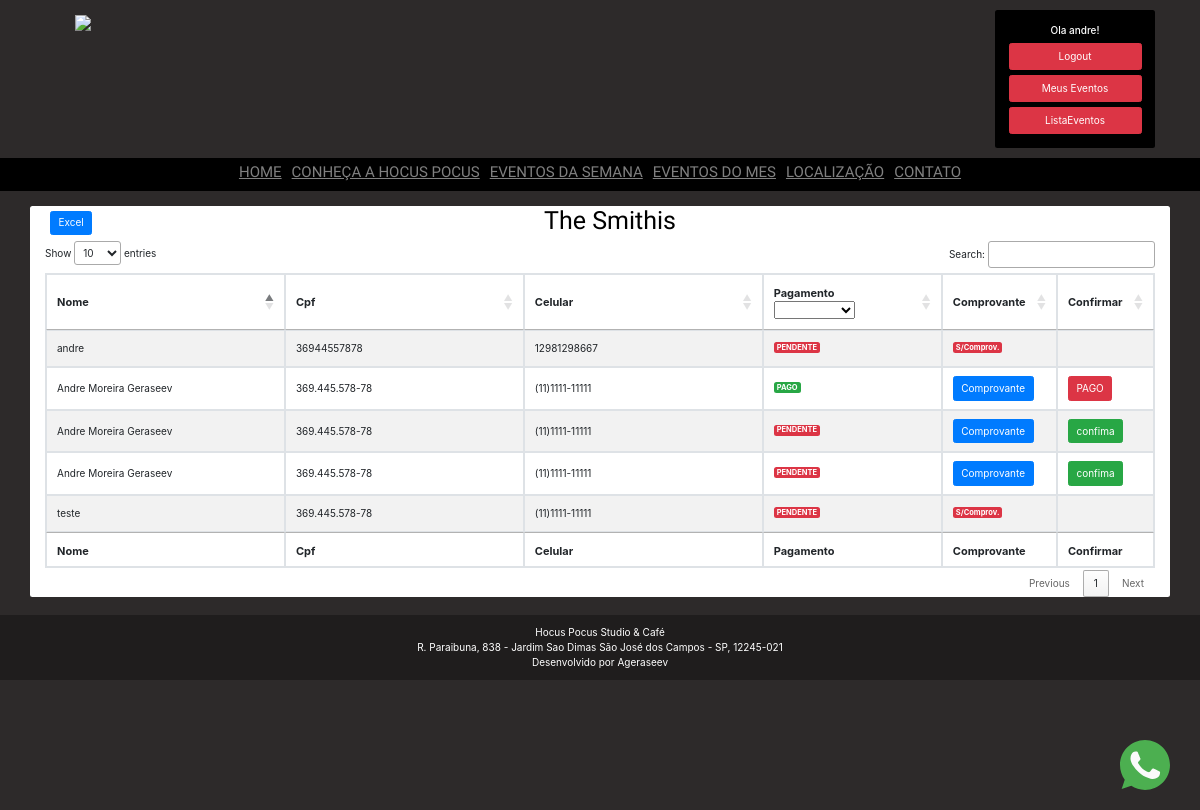
Screenshot of /lista/5 (signed in) with the database file from the repository.
### show/models.py (models this page shows, shortened)
class Show(models.Model):
    titulo_show = models.CharField(max_length=100, )
    descricao_show = models.TextField(max_length=2000)
    horario_do_show = models.CharField(max_length=100, null=True)
    data_do_show = models.DateField(null=True)
    banner = models.ImageField(upload_to='static/banners', blank=True)
    quadrado = models.ImageField(upload_to='static/banners', blank=True)
    valor = models.DecimalField(max_digits=10, decimal_places=2, blank=True, null= True )
    publicada = models.BooleanField(default=False)
    pix = models.BooleanField(default=False)
    chave_pix = models.CharField(max_length=200, blank=True, null=True)
    habilitar_link = models.BooleanField(default=False)
    link_ingreco = models.CharField(max_length=200, blank=True, null=True)
    created_at = models.DateTimeField(auto_now_add=True, blank=True, null=True)
    updated_at = models.DateTimeField(auto_now=True, blank=True, null=True)

class NomeLista(models.Model):
    sem_registro = models.ForeignKey(UsuarioSemRegistro, on_delete=models.CASCADE, blank=True, null= True)
    roqueiro = models.ForeignKey(Usuario, on_delete=models.CASCADE, blank=True, null= True)
    pagamento = models.BooleanField(default=False)
    comprovante = models.ImageField(upload_to='comprovantes', blank=True)
    lista_reserva = models.ForeignKey(Show, on_delete=models.CASCADE, blank=True, null= True,)
    entrou = models.BooleanField(default=False)
    created_at = models.DateTimeField(auto_now_add=True, blank=True, null=True)
    updated_at = models.DateTimeField(auto_now=True, blank=True, null=True)
    class Meta:
        unique_together = ('roqueiro', 'lista_reserva')
    def __str__(self):
        return str(self.roqueiro)

### usuario/models.py (models this page shows, shortened)
class Usuario(models.Model):
    usuario = models.OneToOneField(User, null=True, on_delete=models.CASCADE)
    cpf = models.CharField(max_length=11)
    celular = models.CharField(max_length=14)
    permicao_newslleters = models.BooleanField(default=True)
    def __str__(self):
        return str(self.usuario)

class UsuarioSemRegistro(models.Model):
    usuario_sem_registro = models.CharField(max_length=50)
    cpf_sem_registro = models.CharField(max_length=11)
    celular_sem_registro = models.CharField(max_length=12)
    email_sem_registro = models.EmailField(blank=True, null= True)
    senha_unica = models.CharField(max_length=12, blank=True, null= True)

### show/views.py (the view, shortened to what this page needs)
# urls.py: path('lista', lista, name='lista'),
def lista(request, id):
    if request.user.is_staff:
        if request.method == 'POST' and 'entrou' in request.POST:
            print(request.POST)
            id_nome_lista = request.POST['id']
            confirma_pagamento_entrada = NomeLista.objects.filter(id=id_nome_lista)
            if confirma_pagamento_entrada.filter(entrou='False'):
                confirma_pagamento_entrada.update(
                    entrou=True)
            else:
                confirma_pagamento_entrada.update(
                    entrou=False)
            pessoa = NomeLista.objects.filter(lista_reserva_id=id)
            show = Show.objects.filter(id=id)
            dados = {'pessoas': pessoa,
                     'show': show
                     }
            return render(request, 'lista.html', dados)
        else:
            print("lista GET")
            pessoa = NomeLista.objects.filter(lista_reserva_id=id)
            show = Show.objects.filter(id=id)
            print(pessoa, "Pessoa")
            dados = {'pessoas': pessoa,
                     'show': show
                     }
            return render(request, 'lista.html', dados)
    else:
        return redirect('home')

### templates/lista.html (shortened to what this page needs)
{% extends 'base2.html' %}
{% load static %}
{% block content %}
<body>
<link rel="stylesheet" href="https://cdn.datatables.net/1.10.2/css/jquery.dataTables.min.css">
{% for nome_na_lista in show %}
{% if not request.user.groups.all %}
<div class="container bg-white  rounded mt-4">
    <div class="row header" style="text-align:center;color:black">
        <div class="col-md-4 text-left m-2">
            <button id="export" class="btn btn-primary">Excel</button>
        </div>
        <h1 class="col-md-4 text-center " style="font-family: 'Chau Philomene One'">{{ nome_na_lista.titulo_show }}</h1>
    </div>
    <table id="example" class="table-responsive justify-content-center  table-striped table-bordered" width="100%" >
        <thead>
        <tr>
            <th width="20%">Nome</th>
            <th width="20%">Cpf</th>
            <th width="20%">Celular</th>
            <th width="15%">Pagamento</th>
            <th width="5%">Comprovante</th>
            <th width="5%">Confirmar</th>
        </tr>
        </thead>
        <tbody>
        {% for area in pessoas.all %}
            <tr>
                <td> {% if area.roqueiro == None %} {{ area.sem_registro.usuario_sem_registro }} {% else %}
                    {{ area.roqueiro.usuario }} {% endif %}
                </td>
                <td>{{ area.roqueiro.cpf }} {{ area.sem_registro.cpf_sem_registro }}</td>
                <td>{{ area.roqueiro.celular }} {{ area.sem_registro.celular_sem_registro }}</td>
                {% if area.pagamento %}
                    <td><label class="badge badge-success">PAGO</label></td>
                {% else %}
                    <td><label class="badge badge-danger">PENDENTE</label></td>
                {% endif %}
                {% if area.comprovante %}
                    <td><a href="{% url 'comprovante' %}/{{ area.id }}">
                        <button class="btn btn-primary"> Comprovante</button></a></td>
                {% else %}
                    <td><label class="badge badge-danger"> S/Comprov. </label></td>
                {% endif %}
                <form action="{{ area.lista_reserva.id }}" method="POST">
                    <td>
                        {% if area.comprovante %}
                        {% if area.pagamento %}
                        <button class="btn btn-danger" type="submit"> PAGO  </button>
                        {% else %}
                        <button class="btn btn-success" type="submit"> confima  </button>
                        {% endif %}
                        {% endif %}
                    </td>
                </form>
            </tr>
        {% endfor %}
        </tbody>
        <tfoot>
            <tr>
                <th>Nome</th>
                <th>Cpf</th>
                <th>Celular</th>
                <th>Pagamento</th>
                {% if not request.user.groups.all %}
                <th>Comprovante</th>
                <th>Confirmar</th>
                {% endif %}
            </tr>
        </tfoot>
    </table>
</div>
{% endif %}
{% endfor %}
{% endblock %}

### templates/partials/_navbar.html (shortened to what this page needs)
{% load static %}
<div class="container d-none d-lg-block align-items-center my-3">
    <div class="row ">
        <div class="col-8">
            <a class="navbar-brand pl-5" href="{% url 'home' %}"><img src="{% static 'LogoHocusHorizontal01.png' %}"
                                                                      class="img-fluid " width="800"></a>
        </div>
        <div class="col justify-content-center">
            <div class="card  float-right " style="width: 16rem; background-color:#000000">
                {% if user.is_authenticated %}
                <div class="card-body " style="background-color:#000000">
                    <h6 class="card-title text-center text-white mt3"> Ola {{ user.username }}! </h6>
                    <a class="nav-link btn  btn-danger mt-2" href="{% url 'logout' %}">Logout</a>
                    <a class="nav-link btn  btn-danger mt-2"
                       href="{% url 'dashboard' %}">Meus Eventos</a>
                    {% if request.user.is_staff %}
                    <a class="nav-link btn btn-danger mt-2" href="{% url 'listaevento' %}">ListaEventos</a>
                    {% endif %}
                </div>
                {% endif %}
            </div>
        </div>
    </div>
</div>
{% if user.is_authenticated %}
<nav class=" navbar-expand-lg navbar-dark   " style="background-color:#000000">
        {% endif %}
        <div class="container ">
            <div class="collapse navbar-collapse justify-content-center" id="navbarNavDropdown">
                <ul class="navbar-nav ">
                    <li class="nav-item  ">
                        <a class="nav-link" style="font-family: 'Chau Philomene One'" href="/"><h4><u>HOME</u></h4></a>
                    </li>
                    <li class="nav-item  ">
                        <a class="nav-link" style="font-family: 'Chau Philomene One'" href="{% url 'hocus' %}"><h4><u>CONHEÇA A HOCUS POCUS</u></h4><span class="sr-only">(current)</span></a>
                    </li>
                    <li class="nav-item">
                        <a class="nav-link" style="font-family: 'Chau Philomene One'" href="{% url 'home' %}#eventosdasemana"><h4><u>EVENTOS DA SEMANA</u></h4></a>
                    </li>
                    <li class="nav-item">
                        <a class="nav-link" style="font-family: 'Chau Philomene One'" href="{% url 'home' %}#eventosdomes"><h4><u>EVENTOS DO MES</u></h4></a>
                    </li>
                    <li class="nav-item">
                        <a class="nav-link" style="font-family: 'Chau Philomene One'" href="{% url 'home' %}#localizacao"><h4><u>LOCALIZAÇÃO</u>
                        </h4></a>
                    </li>
                    <li class="nav-item">
                        <a class="nav-link" style="font-family: 'Chau Philomene One'" href="{% url 'home' %}#contatos"><h4><u>CONTATO</u></h4>
                        </a>
                    </li>
                </ul>
            </div>
        </div>
    </nav>

### static/css/footer.css (style rules this page uses)
html, body { height: 100%; margin: 0; }

### templates/base2.html (style rules this page uses)
html, body { height: 100%; margin: 0; }
html { scroll-behavior: smooth; }

### templates/lista.html (style rules this page uses)
html { font-size: 10px; }
tr { font-size: 1.1rem; }
td { font-size: 1rem; }

### rows the page displays
Show: titulo_show "The Smithis"
NomeLista: roqueiro.usuario "andre", roqueiro.cpf "36944557878", roqueiro.celular "12981298667", pagamento "PENDENTE", comprovante "S/Comprov."
NomeLista: sem_registro.usuario_sem_registro "Andre Moreira Geraseev", sem_registro.cpf_sem_registro "369.445.578-78", sem_registro.celular_sem_registro "(11)1111-11111", pagamento "PAGO"
NomeLista: sem_registro.usuario_sem_registro "teste", sem_registro.cpf_sem_registro "369.445.578-78", sem_registro.celular_sem_registro "(11)1111-11111", pagamento "PENDENTE", comprovante "S/Comprov."
NomeLista: sem_registro.usuario_sem_registro "Andre Moreira Geraseev", sem_registro.cpf_sem_registro "369.445.578-78", sem_registro.celular_sem_registro "(11)1111-11111", pagamento "PENDENTE"
NomeLista: sem_registro.usuario_sem_registro "Andre Moreira Geraseev", sem_registro.cpf_sem_registro "369.445.578-78", sem_registro.celular_sem_registro "(11)1111-11111", pagamento "PENDENTE"

### other values shown
{{ user.username }} "andre"
